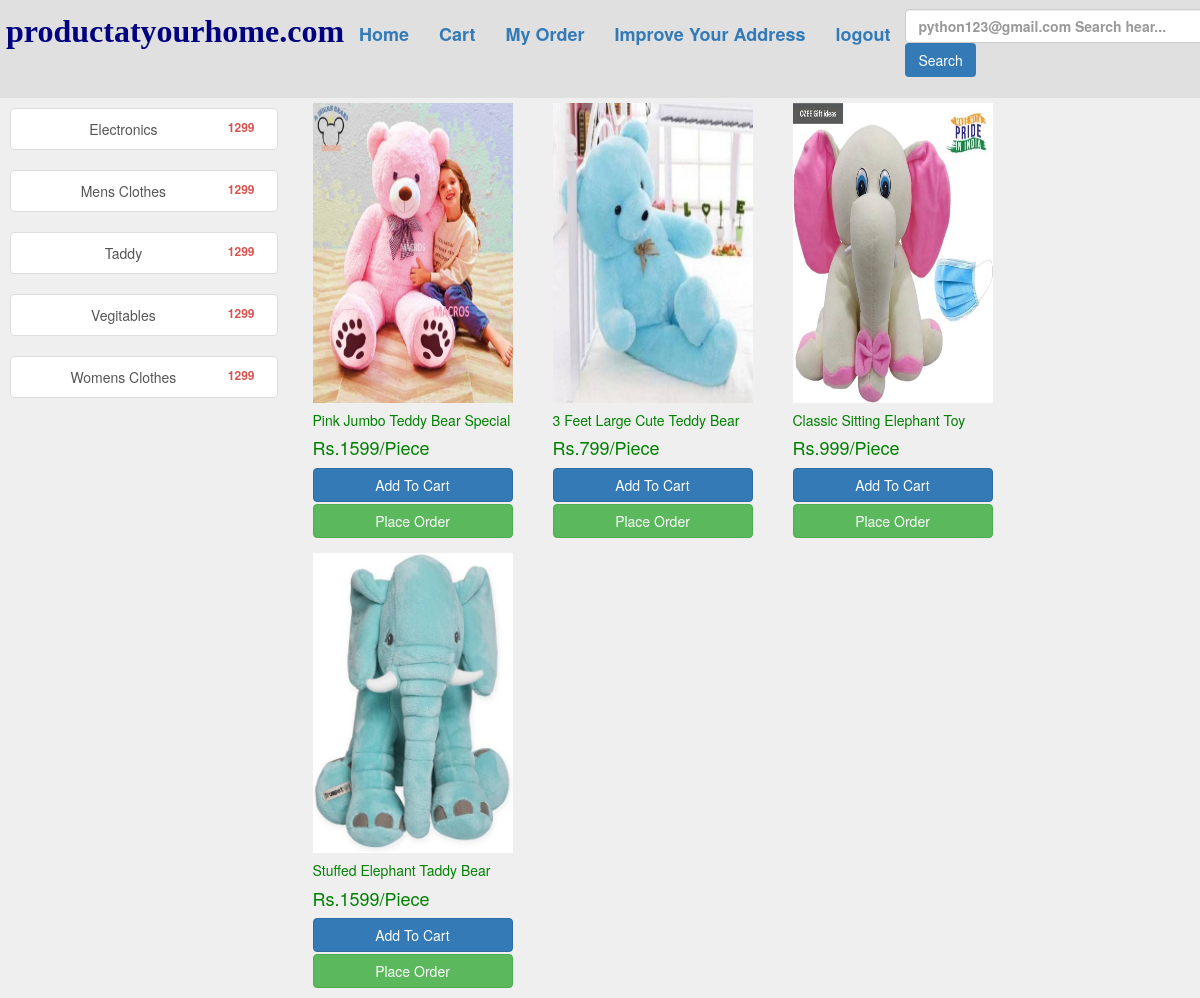
The app's page /home/?category=Taddy (signed in) with its own data.
### abstractapp/models.py (models this page shows, shortened)
class User(AbstractBaseUser,PermissionsMixin):
    name=models.CharField(max_length=100)
    email=models.EmailField(_('email address'),unique=True)
    phone=models.CharField(max_length=10)
    status=models.BooleanField(default=True)
    is_staff=models.BooleanField(default=False)
    is_active =models.BooleanField(default=True)
    cuntry = models.CharField(max_length=20, null=True, blank=True)
    state=models.CharField(default= None,max_length=20,null=True, blank=True)
    city=models.CharField(max_length=20,default=None,null=True, blank=True)
    landmark = models.CharField(max_length=30, null=True, default=None, blank=True)
    road = models.CharField(max_length=50, null=True, default=None, blank=True)
    place=models.CharField(max_length=50, blank=True,null=True,default=None)
    pin=models.IntegerField(max_length=6,null=True,default=None, blank=True)
    USERNAME_FIELD = 'email'
    REQUIRED_FIELDS = ['name','phone']
    objects=CustomerUserManager()

class Product(models.Model):
    pname=models.CharField(max_length=250)
    ptitle=models.TextField(max_length=300)
    cat=models.CharField(choices=CAT_CHOISES,max_length=20)
    quantity_type=models.CharField(choices=CAT_TYPE_CHOISES,max_length=20)
    prize=models.BigIntegerField(max_length=5)
    offer=models.IntegerField(max_length=3)
    image=models.ImageField(upload_to="images",max_length=500)
    total=models.IntegerField(max_length=5)
    aval=models.IntegerField(max_length=5)

### abstractapp/views.py (the view, shortened to what this page needs)
# urls.py: path('home/',views.Home.as_view()),
class Home(View):
    category_data=Product.objects.filter(cat="/Pies")
    print(category_data,"<--category_data")
    data = Product.objects.all()
    category_data = Product.objects.raw('SELECT * FROM abstractapp_product group by "cat"') ## Its Filter all ctegory from products
    def get(self, request):
        if request.user.is_authenticated:
            cart_item = request.session.get('cart')
            category = request.GET.get('category')
            print(category,"<- this is category ")
            if category:
                category_wise = Product.objects.filter(cat=category)
                for i in self.category_data:
                    print(i.cat)
                return render(request, "home.html",
                              {'cart': cart_item, 'category_data': self.category_data, 'data': category_wise})
            else:
                return render(request, "home.html",
                              {'cart': cart_item, 'category_data': self.category_data, 'data': self.data})
        else:
            return HttpResponse(f'''<center style="color:red"><h1>You'r not authinticated..<br><h4><a href="/login">Login First!''')

### templates/home.html (shortened to what this page needs)
<!DOCTYPE html>
<html lang="en">
<head>
    {% extends "base.html" %}
    {% load cart %}
{% block body %}
<div class="row" style="background:1;margin-top:-x;">
    <div class="col-sm-3" style="margin-top:10px;height:600px">
        <div style="margin-left:10px">
            {% for i in category_data %}
            <div class="list-group">
                <a href="?category={{i.cat}}" class="btn btn-danger list-group-item"><span class="badge">1299</span>{{i.cat}}</a>
            </div>
            {% endfor %}
        </div>
    </div>
    <div class="col-sm-9">
        <div class="row">
            {% for i in data %}
            <div class="col-sm-2 shadow-lg p-3 mb-5 bg-body rounded"
                 style="margin-bottom:10px;margin:5px;color:green;width:auto">
                <div class="card bg-daner" style="width:20rem;margin:px">
                    <div class="card-body" style="margin:px;overflow:hidden;">
                        <img src="/media/{{i.image}}" alt="Love" width="200px" height=300px>
                        <p class="card-text"><h5>{{i.pname}}</h5></p>
                        <h4 class="card-title">Rs.{{i.prize}}{{i.quantity_type}}</h4>
                        <form action="" method="POST">
                            <input type="submit" name="submit" value="Add To Cart"
                                   class="btn btn-primary border col-sm-12" style="margin-left:px;margin-bottom:2px">
                        </form>
                        <a href="/order/{{i.id}}" class="btn btn-success border col-sm-12"
                           style="margin-left:px;margin-bottom:5px">Place Order</a>
                    </div>
                </div>
            </div>
            {% endfor %}
        </div>
    </div>
    {% endblock %}

### templates/base.html (shortened to what this page needs)
<!DOCTYPE html>
<html lang="en">
<head>
  <link rel="stylesheet" href="https://maxcdn.bootstrapcdn.com/bootstrap/3.4.1/css/bootstrap.min.css">
</head>
<body style="background:#1111">
<div class="row" style="background:#1111">
    <b><nav class="navbar navbar-dark">
        <ul class="nav navbar-nav" style="margin-left:20px;font-size:large;">
            <li><div style=color:red;font-size:xx-large;font-family:mospace;color:navy;"><b>productatyourhome.com</b></div></li>
            <li><a href="/home">Home</a></li>
            <li><a href="/cart">Cart</a></li>
            <li><a href="/myorder">My Order</a></li>
            <li><a href="" type="button" data-toggle="modal" data-target="#myModal">Improve Your Address</a href=""></li>
            <li><a href="/logout">logout</a></li>
        </ul>
        <span>
                <form class="form-inline" style="margin-top:8px">
                <input class="form-control" type="search" placeholder="{{request.user}} Search hear..." aria-label="Search" style="width:300px">
                <button class="btn btn-outline-success my-2 my-sm-0 bg-primary" type="submit">Search</button>
            </form></span>
    </nav>
</div>
{% block body %}
{% endblock %}
</body>
</html>

### records on screen
User: user "python123@gmail.com Search hear..."
Product: cat "Electronics"
Product: cat "Mens Clothes"
Product: cat "Taddy", image (picture), pname "Pink Jumbo Teddy Bear Special", prize "1599", quantity_type "/Piece"
Product: cat "Vegitables"
Product: cat "Womens Clothes"
Product: image (picture), pname "3 Feet Large Cute Teddy Bear", prize "799", quantity_type "/Piece"
Product: image (picture), pname "Classic Sitting Elephant Toy", prize "999", quantity_type "/Piece"
Product: image (picture), pname "Stuffed Elephant Taddy Bear", prize "1599", quantity_type "/Piece"
